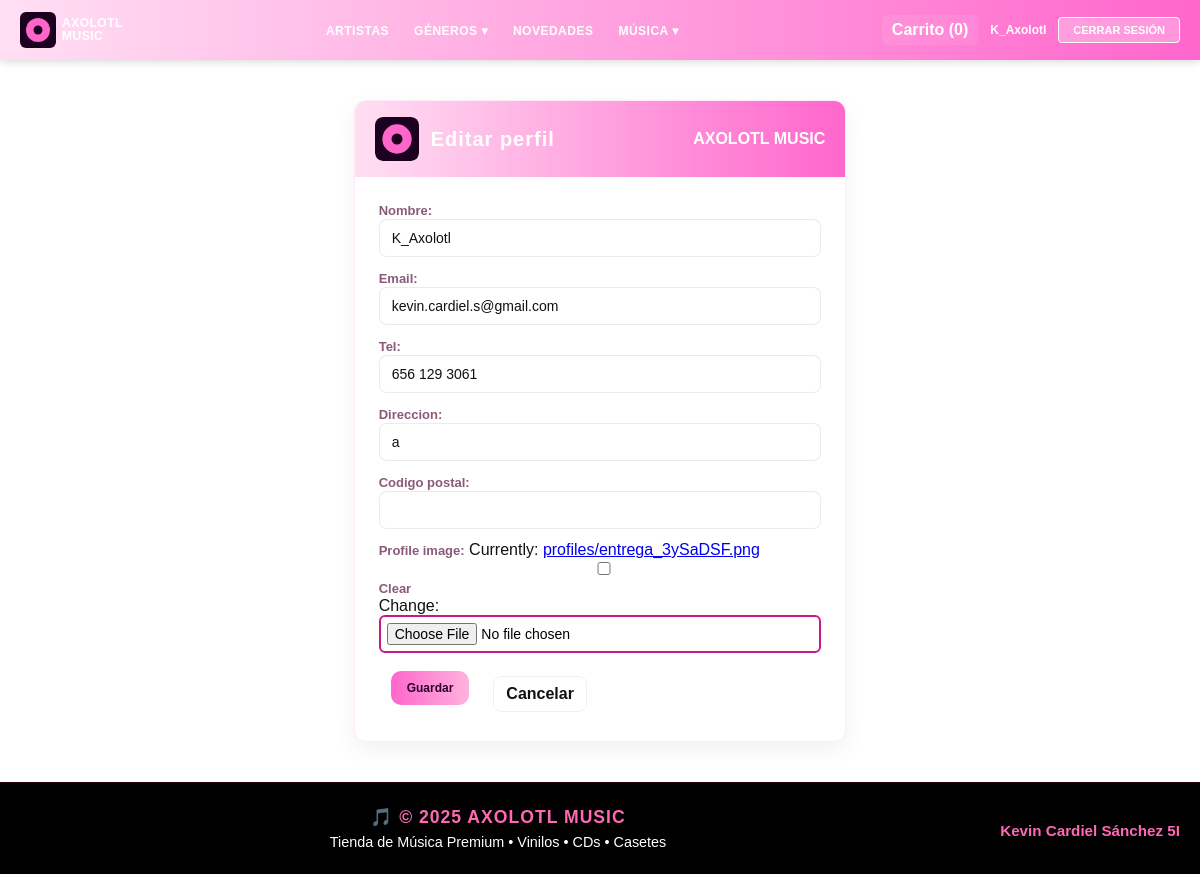
The app's page /perfil/editar/ (signed in) with its own data.
### app_Axolotl/models.py (models this page shows, shortened)
class Usuario(models.Model):
    user = models.OneToOneField(User, on_delete=models.CASCADE, null=True, blank=True)
    nombre = models.CharField(max_length=100, blank=True)
    email = models.EmailField(unique=True)
    tel = models.CharField(max_length=15, blank=True)
    direccion = models.CharField(max_length=200, blank=True)
    codigo_postal = models.IntegerField(blank=True, null=True)
    profile_image = models.ImageField(upload_to='profiles/', blank=True, null=True)

### app_Axolotl/views.py (the view)
# urls.py: path('perfil/editar/', views.editar_perfil, name='editar_perfil'),
@login_required
def editar_perfil(request):
    usuario = request.user.usuario
    if request.method == 'POST':
        form = UsuarioForm(request.POST, request.FILES, instance=usuario)
        if form.is_valid():
            form.save()
            messages.success(request, 'Perfil actualizado.')
            return redirect('perfil_usuario')
    else:
        form = UsuarioForm(instance=usuario)
    return render(request, 'perfil_editar.html', {'form': form})

### app_Axolotl/forms.py
class UsuarioForm(forms.ModelForm):
    class Meta:
        model = Usuario
        fields = ['nombre', 'email', 'tel', 'direccion', 'codigo_postal', 'profile_image']

### app_Axolotl/templatetags/cart_tags.py (called while the page is built)
@register.simple_tag(takes_context=True)
def get_cart_count(context, user):
    try:
        if not user.is_authenticated:
            return 0
        perfil = user.usuario
        cart = getattr(perfil, 'cart', None)
        if cart is None:
            return 0
        return cart.items.count()
    except Exception:
        return 0

### app_Axolotl/templates/perfil_editar.html (shortened to what this page needs)
{% load static %}
<!DOCTYPE html>
<html lang="es">
<head>
    <link rel="stylesheet" href="{% static 'style.css' %}">
</head>
<body style="display:flex;flex-direction:column;min-height:100vh;">
    {% include 'navbar.html' %}
    <main class="profile-wrapper" style="flex:1;">
        <div class="profile-card">
            <div class="profile-header">
                <img src="{% static 'vinyl.svg' %}" alt="logo">
                <h2>Editar perfil</h2>
                <div style="margin-left:auto;color:#fff;font-weight:800">AXOLOTL MUSIC</div>
            </div>
            <div class="profile-body">
                <form method="post" enctype="multipart/form-data" class="profile-form">
                    <div>
                        {{ form.nombre.label_tag }}
                        {{ form.nombre }}
                    </div>
                    <div>
                        {{ form.email.label_tag }}
                        {{ form.email }}
                    </div>
                    <div>
                        {{ form.tel.label_tag }}
                        {{ form.tel }}
                    </div>
                    <div>
                        {{ form.direccion.label_tag }}
                        {{ form.direccion }}
                    </div>
                    <div>
                        {{ form.codigo_postal.label_tag }}
                        {{ form.codigo_postal }}
                    </div>
                    <div>
                        {{ form.profile_image.label_tag }}
                        {{ form.profile_image }}
                    </div>
                    <div class="actions">
                        <button type="submit" class="btn-primary">Guardar</button>
                        <a href="{% url 'perfil_usuario' %}" class="btn-cancel">Cancelar</a>
                    </div>
                </form>
            </div>
        </div>
    </main>
    {% include 'footer.html' %}
</body>
</html>

### app_Axolotl/templates/navbar.html (shortened to what this page needs)
{% load static %}
{% load cart_tags %}
{% if request.user.is_authenticated and request.user.is_staff %}
    <nav style="background: linear-gradient(90deg, #ffdff3 0%, #ff66cc 100%); padding: 12px 20px; display: flex; align-items: center; justify-content: space-between; gap: 20px; position: sticky; top: 0; z-index: 1000; box-shadow: 0 2px 8px rgba(0,0,0,0.15); flex-wrap: wrap;">
        <div style="flex-shrink: 0; display: flex; align-items: center; gap: 10px;">
            <a href="{% url 'index_frontend' %}" style="display: flex; align-items: center; gap: 8px; text-decoration: none; color: white;">
                <img src="{% static 'vinyl.svg' %}" alt="Logo AXOLOTL MUSIC" style="width: 36px; height: 36px;">
                <h1 style="margin: 0; font-size: 14px; line-height: 16px; color: white; font-weight: 900; letter-spacing: 0.5px; text-transform: uppercase;">AXOLOTL MUSIC</h1>
            </a>
        </div>
        <ul style="display: flex; gap: 18px; margin: 0; padding: 0; list-style: none; flex: 1; justify-content: center; flex-wrap: wrap; align-items: center;">
            <li style="display:flex; align-items:center; gap:6px;">
                <strong style="color: white; font-size: 16px;">ARTISTAS</strong>
                <a href="{% url 'ver_artistas' %}" style="color: white; text-decoration: underline; font-size: 13px;">Ver</a>
                <a href="{% url 'agregar_artistas' %}" style="color: white; text-decoration: underline; font-size: 13px;">Agregar</a>
            </li>
            <li style="display:flex; align-items:center; gap:6px;">
                <strong style="color: white; font-size: 16px;">PRODUCTOS</strong>
                <a href="{% url 'ver_productos' %}" style="color: white; text-decoration: underline; font-size: 13px;">Ver</a>
                <a href="{% url 'agregar_productos' %}" style="color: white; text-decoration: underline; font-size: 13px;">Agregar</a>
            </li>
            <li style="display:flex; align-items:center; gap:6px;">
                <strong style="color: white; font-size: 16px;">DETALLES</strong>
                <a href="{% url 'ver_detalles_pedidos' %}" style="color: white; text-decoration: underline; font-size: 13px;">Ver</a>
                <a href="{% url 'agregar_detalle_pedido' %}" style="color: white; text-decoration: underline; font-size: 13px;">Agregar</a>
            </li>
            <li style="display:flex; align-items:center; gap:6px;">
                <strong style="color: white; font-size: 16px;">PEDIDOS</strong>
                <a href="{% url 'ver_pedidos' %}" style="color: white; text-decoration: underline; font-size: 13px;">Ver</a>
                <a href="{% url 'agregar_pedido' %}" style="color: white; text-decoration: underline; font-size: 13px;">Agregar</a>
            </li>
        </ul>
        <div style="display: flex; align-items: center; gap: 12px; flex-shrink: 0;">
            <a href="{% url 'index_frontend' %}" style="background: rgba(255,255,255,0.12); color: white; padding: 8px 12px; border-radius: 6px; text-decoration: none; font-weight: 700;">Ver página</a>
            <a href="{% url 'inicio_axolotlmusic' %}" style="background: rgba(0,0,0,0.08); color: white; padding: 8px 12px; border-radius: 6px; text-decoration: none; font-weight: 700;">Panel Admin</a>
            <span style="color: white; font-weight: 600; font-size: 13px;">{{ request.user.username }}</span>
            <button onclick="confirmarLogout()" style="background: #ff4444; color: white; border: none; padding: 6px 12px; border-radius: 6px; cursor: pointer; font-weight: 700; font-size: 12px;">Cerrar Sesión</button>
        </div>
    </nav>
{% else %}
    <nav style="background: linear-gradient(90deg, #ffdff3 0%, #ff66cc 100%); padding: 12px 20px; display: flex; align-items: center; justify-content: space-between; gap: 20px; position: sticky; top: 0; z-index: 1000; box-shadow: 0 2px 8px rgba(0,0,0,0.15); flex-wrap: wrap;">
        <div style="flex-shrink: 0; display: flex; align-items: center; gap: 8px;">
            <a href="{% url 'index_frontend' %}" style="display: flex; align-items: center; gap: 6px; text-decoration: none;">
                <img src="{% static 'vinyl.svg' %}" alt="Logo AXOLOTL MUSIC" style="width: 36px; height: 36px;">
                <h1 style="margin: 0; font-size: 12px; line-height: 13px; color: white; font-weight: 900; letter-spacing: 0.5px; text-transform: uppercase;">AXOLOTL<br>MUSIC</h1>
            </a>
        </div>
        <ul style="display: flex; gap: 25px; margin: 0; padding: 0; list-style: none; flex: 1; justify-content: center; flex-wrap: wrap; align-items: center;">
            <li style="position: relative;">
                <a href="{% url 'artistas_frontend' %}" style="text-decoration: none; color: white; font-weight: 700; font-size: 12px; text-transform: uppercase; letter-spacing: 0.5px; transition: 0.2s;">ARTISTAS</a>
            </li>
            <li style="position: relative;" class="dropdown-item">
                <a href="javascript:void(0)" onclick="toggleGeneros(event)" style="text-decoration: none; color: white; font-weight: 700; font-size: 12px; text-transform: uppercase; letter-spacing: 0.5px; cursor: pointer; transition: 0.2s;">GÉNEROS ▾</a>
            </li>
            <li>
                <a href="{% url 'novedades_frontend' %}" style="text-decoration: none; color: white; font-weight: 700; font-size: 12px; text-transform: uppercase; letter-spacing: 0.5px; transition: 0.2s;">NOVEDADES</a>
            </li>
            <li style="position: relative;" class="dropdown-item">
                <a href="javascript:void(0)" onclick="toggleMusica(event)" style="text-decoration: none; color: white; font-weight: 700; font-size: 12px; text-transform: uppercase; letter-spacing: 0.5px; cursor: pointer; transition: 0.2s;">MÚSICA ▾</a>
            </li>
        </ul>
        <div style="display: flex; align-items: center; gap: 12px; flex-shrink: 0;">
            {% if request.user.is_authenticated %}
                {% get_cart_count request.user as cart_count %}
                <a href="{% url 'ver_carrito' %}" style="text-decoration:none; color: white; font-weight:700; background: rgba(255,255,255,0.08); padding:6px 10px; border-radius:6px;">Carrito ({{ cart_count }})</a>
                <a href="{% url 'perfil_usuario' %}" style="color: white; font-weight: 700; font-size: 12px; text-decoration:none;">{{ request.user.username }}</a>
                <button onclick="confirmarLogout()" style="background: rgba(255,255,255,0.3); color: white; border: 1px solid white; padding: 6px 14px; border-radius: 4px; cursor: pointer; font-weight: 700; font-size: 11px; text-transform: uppercase; transition: 0.2s;">Cerrar Sesión</button>
            {% endif %}
        </div>
    </nav>
{% endif %}

### app_Axolotl/static/style.css (style rules this page uses)
body { margin: 0; padding: 0; font-family: Arial, Helvetica, sans-serif; background-color: #000000; color: #ffffff; }
html { margin: 0; padding: 0; }
input, textarea, select { width: 100%; padding: 10px 12px; border-radius: 6px; border: 2px solid #c51a8d; background: #fff; color: #000; font-size: 14px; font-family: Arial, sans-serif; box-sizing: border-box; transition: border-color 0.2s ease; }
button, .btn, input[type="submit"] { background: #c51a8d; background: linear-gradient(90deg, #5a005a, #c51a8d); color: #fff; border: none; padding: 10px 20px; border-radius: 6px; cursor: pointer; font-weight: 700; font-size: 13px; transition: background 0.2s ease; }
.buy-btn, .btn-primary { display: inline-block; margin: 0 12px 12px; padding: 8px 14px; background: linear-gradient(90deg, #ff66cc, #c51a8d); color: white; text-decoration: none; border-radius: 6px; font-weight: 600; font-size: 12px; transition: 0.3s; }

### app_Axolotl/templates/perfil_editar.html (style rules this page uses)
:root { --pink-1:#ffdff3;--pink-2:#ff66cc;--muted:#8b5a7a }
body { background:#fff;color:#111;font-family:Arial,Helvetica,sans-serif }
.profile-wrapper { max-width:920px;margin:28px auto;padding:12px;box-sizing:border-box }
.profile-card { background:#fff;border-radius:12px;overflow:hidden;border:1px solid rgba(255,102,204,0.12);box-shadow:0 8px 24px rgba(0,0,0,0.06) }
.profile-header { background:linear-gradient(90deg,var(--pink-1),var(--pink-2));display:flex;align-items:center;gap:12px;padding:16px 20px }
.profile-header img { width:44px;height:44px;border-radius:8px }
.profile-header h2 { margin:0;color:#fff;font-size:20px;letter-spacing:1px }
.profile-body { display:block;padding:24px }
.profile-form { width:100%;display:flex;flex-direction:column;gap:12px }
.profile-form label { font-weight:700;color:var(--muted);font-size:13px }
.profile-form input[type="text"], .profile-form input[type="email"], .profile-form input[type="tel"], .profile-form input[type="number"], .profile-form textarea { width:100%;padding:10px 12px;border-radius:8px;border:1px solid rgba(0,0,0,0.08);background:#fff;color:#111 }
.profile-form input[type="file"] { padding:6px }
.actions { display:flex;gap:12px;align-items:center;margin-top:6px }
input[type="number"] { -moz-appearance: textfield; }
.btn-primary { background:linear-gradient(90deg,var(--pink-2),#ffb3dc);color:#2b0030;padding:10px 16px;border-radius:10px;border:none;font-weight:800;cursor:pointer }
.btn-cancel { background:transparent;color:#111;padding:8px 12px;border-radius:8px;border:1px solid rgba(0,0,0,0.06);text-decoration:none;font-weight:700 }

### records on screen
Usuario: nombre "K_Axolotl", email "kevin.cardiel.s@gmail.com", tel "656 129 3061", direccion "a"

### other values on screen
{{ cart_count }} "0"
{{ request.user.username }} "K_Axolotl"
